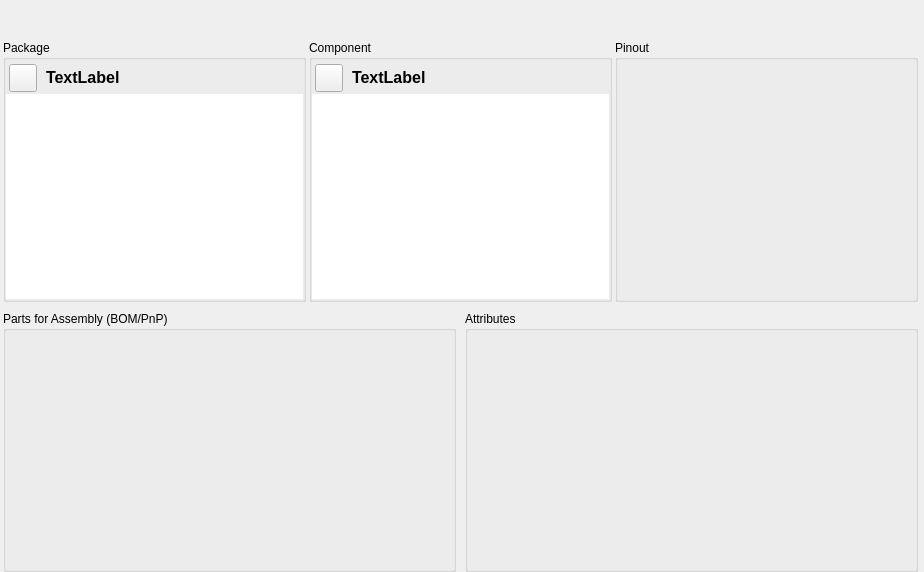
<?xml version="1.0" encoding="UTF-8"?>
<ui version="4.0">
 <class>librepcb::editor::DeviceEditorWidget</class>
 <widget class="QWidget" name="librepcb::editor::DeviceEditorWidget">
  <property name="geometry">
   <rect>
    <x>0</x>
    <y>0</y>
    <width>924</width>
    <height>572</height>
   </rect>
  </property>
  <property name="windowTitle">
   <string>Form</string>
  </property>
  <layout class="QVBoxLayout" name="verticalLayout_3" stretch="0,0,1">
   <property name="spacing">
    <number>0</number>
   </property>
   <property name="leftMargin">
    <number>0</number>
   </property>
   <property name="topMargin">
    <number>0</number>
   </property>
   <property name="rightMargin">
    <number>0</number>
   </property>
   <property name="bottomMargin">
    <number>0</number>
   </property>
   <item>
    <widget class="QWidget" name="interfaceBrokenWarningWidget" native="true">
     <property name="minimumSize">
      <size>
       <width>0</width>
       <height>20</height>
      </size>
     </property>
    </widget>
   </item>
   <item>
    <widget class="QWidget" name="errorNotificationWidget" native="true">
     <property name="minimumSize">
      <size>
       <width>0</width>
       <height>20</height>
      </size>
     </property>
    </widget>
   </item>
   <item>
    <layout class="QHBoxLayout" name="horizontalLayout_2" stretch="2">
     <property name="spacing">
      <number>0</number>
     </property>
     <property name="leftMargin">
      <number>3</number>
     </property>
     <item>
      <layout class="QVBoxLayout" name="verticalLayout" stretch="1,1">
       <property name="spacing">
        <number>9</number>
       </property>
       <property name="rightMargin">
        <number>6</number>
       </property>
       <item>
        <layout class="QHBoxLayout" name="horizontalLayout" stretch="1,1,1">
         <property name="spacing">
          <number>3</number>
         </property>
         <item>
          <widget class="QGroupBox" name="groupBox_2">
           <property name="title">
            <string>Package</string>
           </property>
           <layout class="QVBoxLayout" name="verticalLayout_6">
            <property name="spacing">
             <number>0</number>
            </property>
            <property name="leftMargin">
             <number>0</number>
            </property>
            <property name="topMargin">
             <number>0</number>
            </property>
            <property name="rightMargin">
             <number>0</number>
            </property>
            <property name="bottomMargin">
             <number>0</number>
            </property>
            <item>
             <layout class="QHBoxLayout" name="horizontalLayout_5">
              <property name="spacing">
               <number>9</number>
              </property>
              <property name="leftMargin">
               <number>3</number>
              </property>
              <property name="topMargin">
               <number>3</number>
              </property>
              <property name="rightMargin">
               <number>3</number>
              </property>
              <property name="bottomMargin">
               <number>3</number>
              </property>
              <item>
               <widget class="QToolButton" name="btnChoosePackage">
                <property name="sizePolicy">
                 <sizepolicy hsizetype="Fixed" vsizetype="Fixed">
                  <horstretch>0</horstretch>
                  <verstretch>0</verstretch>
                 </sizepolicy>
                </property>
                <property name="minimumSize">
                 <size>
                  <width>28</width>
                  <height>28</height>
                 </size>
                </property>
                <property name="maximumSize">
                 <size>
                  <width>25</width>
                  <height>25</height>
                 </size>
                </property>
                <property name="text">
                 <string/>
                </property>
                <property name="icon">
                 <iconset>
                  <normaloff>:/img/actions/search.png</normaloff>:/img/actions/search.png</iconset>
                </property>
                <property name="iconSize">
                 <size>
                  <width>25</width>
                  <height>25</height>
                 </size>
                </property>
               </widget>
              </item>
              <item>
               <widget class="QLabel" name="lblPackageName">
                <property name="sizePolicy">
                 <sizepolicy hsizetype="Ignored" vsizetype="Preferred">
                  <horstretch>0</horstretch>
                  <verstretch>0</verstretch>
                 </sizepolicy>
                </property>
                <property name="font">
                 <font>
                  <pointsize>12</pointsize>
                  <weight>75</weight>
                  <bold>true</bold>
                 </font>
                </property>
                <property name="text">
                 <string notr="true">TextLabel</string>
                </property>
               </widget>
              </item>
             </layout>
            </item>
            <item>
             <widget class="librepcb::editor::GraphicsView" name="viewPackage">
              <property name="frameShape">
               <enum>QFrame::NoFrame</enum>
              </property>
              <property name="verticalScrollBarPolicy">
               <enum>Qt::ScrollBarAlwaysOff</enum>
              </property>
              <property name="horizontalScrollBarPolicy">
               <enum>Qt::ScrollBarAlwaysOff</enum>
              </property>
             </widget>
            </item>
           </layout>
          </widget>
         </item>
         <item>
          <widget class="QGroupBox" name="groupBox">
           <property name="title">
            <string>Component</string>
           </property>
           <layout class="QVBoxLayout" name="verticalLayout_5">
            <property name="spacing">
             <number>0</number>
            </property>
            <property name="leftMargin">
             <number>0</number>
            </property>
            <property name="topMargin">
             <number>0</number>
            </property>
            <property name="rightMargin">
             <number>0</number>
            </property>
            <property name="bottomMargin">
             <number>0</number>
            </property>
            <item>
             <layout class="QHBoxLayout" name="horizontalLayout_4">
              <property name="spacing">
               <number>9</number>
              </property>
              <property name="leftMargin">
               <number>3</number>
              </property>
              <property name="topMargin">
               <number>3</number>
              </property>
              <property name="rightMargin">
               <number>3</number>
              </property>
              <property name="bottomMargin">
               <number>3</number>
              </property>
              <item>
               <widget class="QToolButton" name="btnChooseComponent">
                <property name="sizePolicy">
                 <sizepolicy hsizetype="Fixed" vsizetype="Fixed">
                  <horstretch>0</horstretch>
                  <verstretch>0</verstretch>
                 </sizepolicy>
                </property>
                <property name="minimumSize">
                 <size>
                  <width>28</width>
                  <height>28</height>
                 </size>
                </property>
                <property name="maximumSize">
                 <size>
                  <width>25</width>
                  <height>25</height>
                 </size>
                </property>
                <property name="text">
                 <string/>
                </property>
                <property name="icon">
                 <iconset>
                  <normaloff>:/img/actions/search.png</normaloff>:/img/actions/search.png</iconset>
                </property>
                <property name="iconSize">
                 <size>
                  <width>25</width>
                  <height>25</height>
                 </size>
                </property>
               </widget>
              </item>
              <item>
               <widget class="QLabel" name="lblComponentName">
                <property name="sizePolicy">
                 <sizepolicy hsizetype="Ignored" vsizetype="Preferred">
                  <horstretch>0</horstretch>
                  <verstretch>0</verstretch>
                 </sizepolicy>
                </property>
                <property name="font">
                 <font>
                  <pointsize>12</pointsize>
                  <weight>75</weight>
                  <bold>true</bold>
                 </font>
                </property>
                <property name="text">
                 <string notr="true">TextLabel</string>
                </property>
               </widget>
              </item>
             </layout>
            </item>
            <item>
             <widget class="librepcb::editor::GraphicsView" name="viewComponent">
              <property name="frameShape">
               <enum>QFrame::NoFrame</enum>
              </property>
              <property name="verticalScrollBarPolicy">
               <enum>Qt::ScrollBarAlwaysOff</enum>
              </property>
              <property name="horizontalScrollBarPolicy">
               <enum>Qt::ScrollBarAlwaysOff</enum>
              </property>
             </widget>
            </item>
           </layout>
          </widget>
         </item>
         <item>
          <widget class="QGroupBox" name="groupBox_3">
           <property name="title">
            <string>Pinout</string>
           </property>
           <layout class="QVBoxLayout" name="verticalLayout_2">
            <property name="spacing">
             <number>0</number>
            </property>
            <property name="leftMargin">
             <number>0</number>
            </property>
            <property name="topMargin">
             <number>0</number>
            </property>
            <property name="rightMargin">
             <number>0</number>
            </property>
            <property name="bottomMargin">
             <number>0</number>
            </property>
            <item>
             <widget class="librepcb::editor::PadSignalMapEditorWidget" name="padSignalMapEditorWidget" native="true"/>
            </item>
           </layout>
          </widget>
         </item>
        </layout>
       </item>
       <item>
        <layout class="QHBoxLayout" name="horizontalLayout_3">
         <item>
          <widget class="QGroupBox" name="groupBox_5">
           <property name="title">
            <string>Parts for Assembly (BOM/PnP)</string>
           </property>
           <layout class="QVBoxLayout" name="verticalLayout_7">
            <property name="spacing">
             <number>0</number>
            </property>
            <property name="leftMargin">
             <number>0</number>
            </property>
            <property name="topMargin">
             <number>0</number>
            </property>
            <property name="rightMargin">
             <number>0</number>
            </property>
            <property name="bottomMargin">
             <number>0</number>
            </property>
            <item>
             <widget class="librepcb::editor::PartListEditorWidget" name="partsEditorWidget" native="true"/>
            </item>
           </layout>
          </widget>
         </item>
         <item>
          <widget class="QGroupBox" name="gbxAttributes">
           <property name="title">
            <string>Attributes</string>
           </property>
           <layout class="QVBoxLayout" name="verticalLayout_4">
            <property name="spacing">
             <number>0</number>
            </property>
            <property name="leftMargin">
             <number>0</number>
            </property>
            <property name="topMargin">
             <number>0</number>
            </property>
            <property name="rightMargin">
             <number>0</number>
            </property>
            <property name="bottomMargin">
             <number>0</number>
            </property>
            <item>
             <widget class="librepcb::editor::AttributeListEditorWidget" name="attributesEditorWidget" native="true"/>
            </item>
           </layout>
          </widget>
         </item>
        </layout>
       </item>
      </layout>
     </item>
    </layout>
   </item>
  </layout>
 </widget>
 <customwidgets>
  <customwidget>
   <class>librepcb::editor::AttributeListEditorWidget</class>
   <extends>QWidget</extends>
   <header location="global">librepcb/editor/widgets/attributelisteditorwidget.h</header>
   <container>1</container>
  </customwidget>
  <customwidget>
   <class>librepcb::editor::GraphicsView</class>
   <extends>QGraphicsView</extends>
   <header location="global">librepcb/editor/widgets/graphicsview.h</header>
  </customwidget>
  <customwidget>
   <class>librepcb::editor::PadSignalMapEditorWidget</class>
   <extends>QWidget</extends>
   <header location="global">librepcb/editor/library/dev/padsignalmapeditorwidget.h</header>
   <container>1</container>
  </customwidget>
  <customwidget>
   <class>librepcb::editor::PartListEditorWidget</class>
   <extends>QWidget</extends>
   <header location="global">librepcb/editor/library/dev/partlisteditorwidget.h</header>
   <container>1</container>
  </customwidget>
 </customwidgets>
 <resources/>
 <connections/>
</ui>
